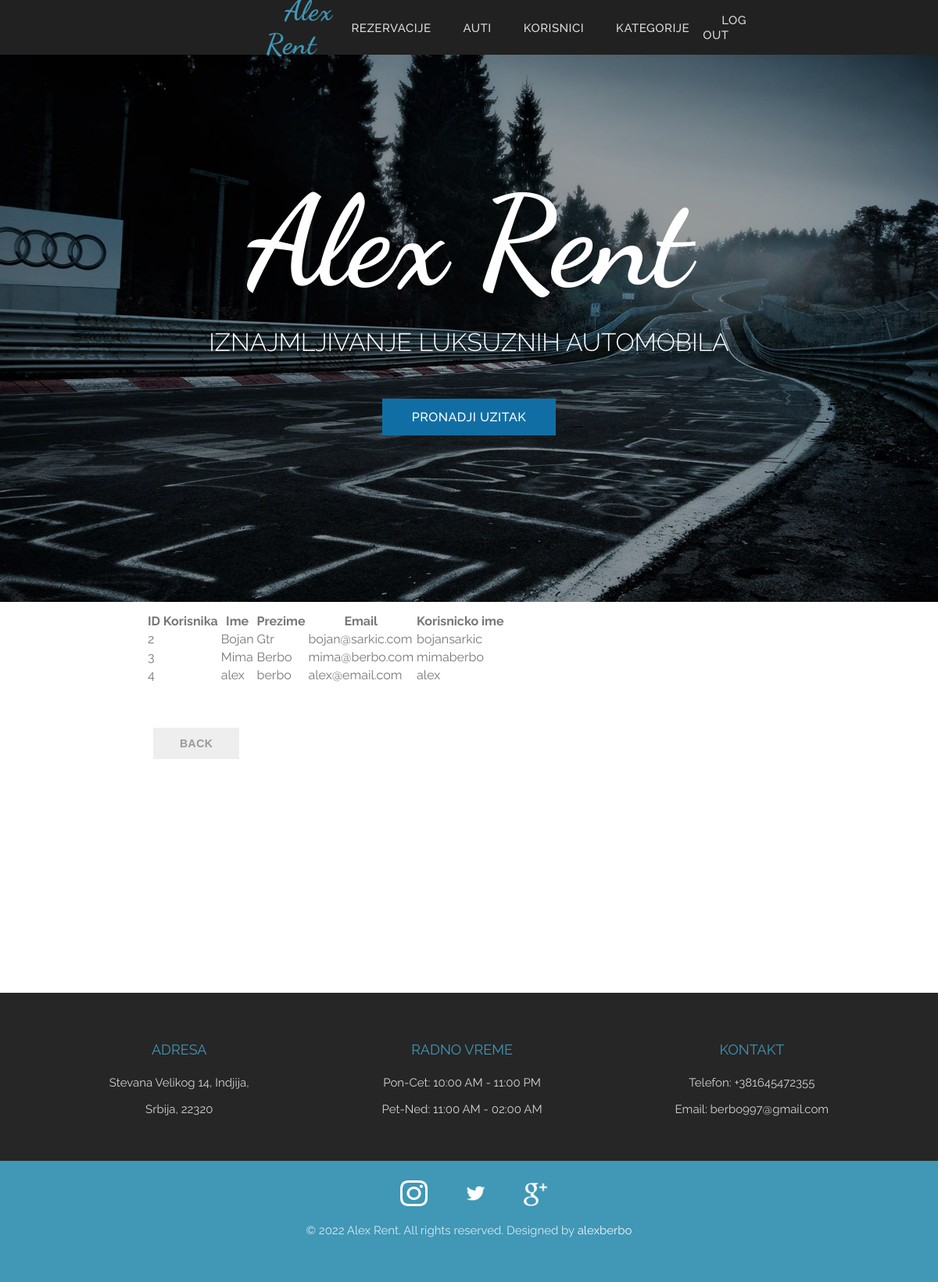
/PetarAleksandarBerbatovic7417/admin/userlist.php, run on the app's committed database.
### tables this page shows
CREATE TABLE `korisnik` (
  `idkorisnik` int(11) NOT NULL,
  `ime` varchar(50) NOT NULL,
  `prezime` varchar(50) NOT NULL,
  `email` varchar(50) NOT NULL,
  `username` varchar(50) NOT NULL,
  `password` varchar(50) NOT NULL
);

### PetarAleksandarBerbatovic7417/admin/userlist.php (the view, shortened to what this page needs)
<!DOCTYPE html>
<html lang="en">
<head>
	<link rel="stylesheet" href="style.css">
</head>
<body>
<header class="header">
	<div class="slika">
		<nav>
		<ul>
			<li>
				<a class="logo" href="rezervacije.php">Alex Rent</a>
			</li>
			<li>
				<a class="nav-bar" href="rezervacije.php">Rezervacije</a>
			</li>
			<li>
				<a class="nav-bar" href="carlist.php">Auti</a>
			</li>
			<li>
				<a class="nav-bar" href="userlist.php">Korisnici</a>
			</li>
			<li>
				<a class="nav-bar" href="categorylist.php">Kategorije</a>
			</li>
			<li>
				<a class="nav-bar" href="logout.php">Log Out</a>
			</li>
		</ul>
		</nav>
		<div class="zavesa">
			<h1 class="touche-intro">Alex Rent</h1>
			<p class="intro-p">IZNAJMLJIVANJE LUKSUZNIH AUTOMOBILA</p>
			<a href="">PRONADJI UZITAK</a>
		</div>
	</div>
</header>
<section id="login" class="login-section">
	<div class="login-div">
	<?php
		$konekcija= new mysqli('localhost', 'root', '', 'carrent');
    	$result = mysqli_query($konekcija, "SELECT * FROM korisnik");
			echo"<table class='table table-striped'>
					<tr>
						<th>ID Korisnika</th>
						<th>Ime</th>
						<th>Prezime</th>
						<th>Email</th>
						<th>Korisnicko ime</th>
					</tr>";
    	while($row = mysqli_fetch_array($result)){
    		echo "<tr>
    				<td>" . $row['idkorisnik'] . "</td>
    				<td> " . $row['ime'] . "</td>
    				<td> " . $row['prezime'] . "</td>
    				<td> " . $row['email'] . "</td>
    				<td> " . $row['username'] . "</td>
    			</tr>";
      }
		echo"</table>";
 	?>
 	<button><a href="rezervacije.php">BACK</a></button>
	</div>
</section>
<section class="contact-foot">
	<div class="div-contact-foot">
		<div class="text-foot-contact-1">
			<h3 class="h3-contact">Adresa</h3>
			<p class="p-contact">Stevana Velikog 14, Indjija,</p>
			<p class="p-contact">Srbija, 22320</p>
		</div>
		<div class="text-foot-contact-2">
			<h3 class="h3-contact">Radno vreme</h3>
			<p class="p-contact">Pon-Cet: 10:00 AM - 11:00 PM</p>
			<p class="p-contact">Pet-Ned: 11:00 AM - 02:00 AM</p>
		</div>
		<div class="text-foot-contact-3">
			<h3 class="h3-contact">Kontakt</h3>
			<p class="p-contact">Telefon: +381645472355</p>
			<p class="p-contact">Email: berbo997@gmail.com</p>
		</div>
	</div>
	<div class="social">
		<div class="icons-social">
			<a class="insta" href="https://instagram.com/alexberbo" target="blank"><img src="img/icons/instagram.png" height="33px" width="35px" alt=""></a>
			<a class="twitter" href="https://twitter.com" target="blank"><img src="img/icons/twitter.png" height="33px" width="35px" alt=""></a>
			<a class="google" href="https://plus.google.com/" target="blank"><img src="img/icons/google.png" height="30px" width="30px" alt=""></a>
			<p class="p-social">© 2022 Alex Rent. All rights reserved. Designed by <a class="a-social" href="http://instagram.com/alexberbo">alexberbo</a></p>
	</div>
</section>
</body>
</html>

### PetarAleksandarBerbatovic7417/admin/style.css (style rules this page uses)
body { margin: 0; width: 100%; height: 100%; font-family: 'Raleway', sans-serif; color: #777; }
.slika { background-image: url(img/ring.jpg); background-repeat: no-repeat; background-position: center center; background-size: cover; width: 100%; height: 70%; }
nav { width: 100%; position: fixed; z-index: 1; }
nav ul { height: 40px; display: flex; align-items: center; margin: 0px; padding: 15px 340px; list-style-type: none; background-color: #212121; }
.nav-bar { text-transform: uppercase; }
nav ul li:first-child { flex: 1; }
nav ul li { padding: 0 0px; }
li a { text-decoration: none; color: #ddd; font-weight: 500; font-size: 15px; padding-left: 7px; border: 2px solid transparent; letter-spacing: 0.5px; margin: 10px 15px 0 15px; }
.logo { font-family: 'Dancing Script', cursive; font-size: 36px; color: #4097b6; font-weight: 700; letter-spacing: 1px; }
.zavesa { background-color: rgba(0, 0, 0, 0.4); height: 770px; width: 100%; display: flex; justify-content: center; text-align: center; flex-direction: column; }
.zavesa a { text-decoration: none; color: #fff; background-color: #116ea4; border: 0; padding: 14px 20px; margin: 0; font-size: 16px; font-weight: 500; letter-spacing: 0.5px; border-radius: 0; margin-top: 20px; vertical-align: middle; width: 181.5px; align-self: center; }
.touche-intro { font-family: 'Dancing Script', cursive; color: #fff; font-size: 10em; font-weight: 700; margin-top: 0; margin-bottom: 10px; }
.intro-p { color: #fff; font-size: 32px; font-weight: 300; margin-top: 10px; margin-bottom: 40px; }
.login-section { margin: 0; min-height: 500px; background-color: #fff; display: flex; justify-content: center; }
.login-div { width: 50%; margin-top: 1%; margin-bottom: 1%; margin-right: 20%; margin-left: 1%; }
h3 { font-size: 20px; font-weight: 500; color: #333; }
p { line-height: 24px; margin: 15px 0 30px; font-size: 16px; }
button { color: #999; padding: 12px 24px; background: #eee; border: 0; border-radius: 0; text-transform: uppercase; letter-spacing: 0.5px; margin: 55px 10px 55px 10px; }
button a { text-decoration: none; color: #999; font-weight: 550; font-size: 14px; margin: 55px 10px 55px 10px; }
.contact-foot { background: #262626; }
.div-contact-foot { display: flex; justify-content: center; align-items: center; text-align: center; min-height: 215px; }
.text-foot-contact-2 { margin-left: 170px; margin-right: 170px; }
.h3-contact { color: #4097b6; font-weight: 400; font-size: 18px; text-transform: uppercase; margin-bottom: 20px; text-align: center; }
.p-contact { font-size: 15px; color: rgba(255,255,255,0.8); margin: 0 0 10px; text-align: center; }
.social { min-height: 155px; background-color: #4097b6; display: flex; justify-content: center; align-items: center; }
.insta { margin-right: 40px; margin-left: 120px; }
.twitter { margin-right: 40px; }
.p-social { font-size: 15px; color: rgba(255,255,255,0.8); }
.a-social { color: #f6f6f6; text-decoration: none; }

### data on the page
korisnik: idkorisnik "2", ime "Bojan", prezime "Gtr", email "bojan@sarkic.com", username "bojansarkic"
korisnik: idkorisnik "3", ime "Mima", prezime "Berbo", email "mima@berbo.com", username "mimaberbo"
korisnik: idkorisnik "4", ime "alex", prezime "berbo", email "alex@email.com", username "alex"
